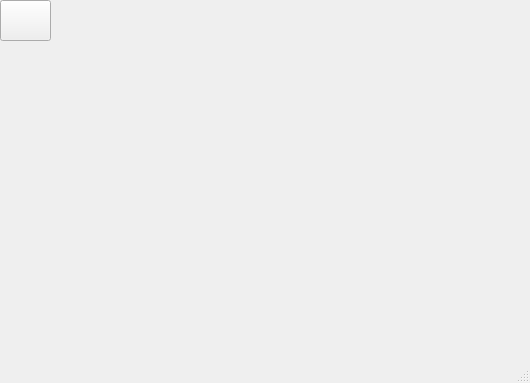
<?xml version="1.0" encoding="UTF-8"?>
<ui version="4.0">
 <class>Display</class>
 <widget class="QMainWindow" name="Display">
  <property name="geometry">
   <rect>
    <x>0</x>
    <y>0</y>
    <width>530</width>
    <height>383</height>
   </rect>
  </property>
  <property name="windowTitle">
   <string>MainWindow</string>
  </property>
  <property name="styleSheet">
   <string notr="true">
QMainWindow{background-image: url(C:/Users/12234/Documents/01/0.jpg);}


</string>
  </property>
  <widget class="QWidget" name="centralwidget">
   <widget class="QPushButton" name="pushButton">
    <property name="geometry">
     <rect>
      <x>50</x>
      <y>90</y>
      <width>171</width>
      <height>81</height>
     </rect>
    </property>
    <property name="styleSheet">
     <string notr="true">QPushButton{border-style:hidden;border-image: url(C:/Users/12234/Desktop/2.1.jpg);}

</string>
    </property>
    <property name="text">
     <string/>
    </property>
   </widget>
   <widget class="QPushButton" name="pushButton_2">
    <property name="geometry">
     <rect>
      <x>290</x>
      <y>90</y>
      <width>171</width>
      <height>81</height>
     </rect>
    </property>
    <property name="styleSheet">
     <string notr="true">QPushButton{border-style:hidden;border-image: url(C:/Users/12234/Desktop/2.2.jpg);}

</string>
    </property>
    <property name="text">
     <string/>
    </property>
   </widget>
   <widget class="QPushButton" name="pushButton_3">
    <property name="geometry">
     <rect>
      <x>50</x>
      <y>200</y>
      <width>171</width>
      <height>81</height>
     </rect>
    </property>
    <property name="styleSheet">
     <string notr="true">QPushButton{border-style:hidden;border-image: url(C:/Users/12234/Desktop/2.3.jpg);}

</string>
    </property>
    <property name="text">
     <string/>
    </property>
   </widget>
   <widget class="QPushButton" name="pushButton_4">
    <property name="geometry">
     <rect>
      <x>290</x>
      <y>200</y>
      <width>181</width>
      <height>81</height>
     </rect>
    </property>
    <property name="styleSheet">
     <string notr="true">QPushButton{border-style:hidden;border-image: url(C:/Users/12234/Desktop/2.4.jpg);}

</string>
    </property>
    <property name="text">
     <string/>
    </property>
   </widget>
   <widget class="QPushButton" name="pushButton_5">
    <property name="geometry">
     <rect>
      <x>0</x>
      <y>0</y>
      <width>51</width>
      <height>41</height>
     </rect>
    </property>
    <property name="styleSheet">
     <string notr="true">QPushButton{
background-image: url(C:/Users/12234/Documents/01/0.jpg);
border-image: url(:/image/01/pic/10.png);


 background-color: qlineargradient(x1:0, y1:0, x2:1, y2:1,
stop:0 #91c46c,stop:1#91c46c);
 
}
QPushButton:pressed {
background-color: #287d7d;
}

</string>
    </property>
    <property name="text">
     <string/>
    </property>
   </widget>
  </widget>
  <widget class="QMenuBar" name="menubar">
   <property name="geometry">
    <rect>
     <x>0</x>
     <y>0</y>
     <width>530</width>
     <height>23</height>
    </rect>
   </property>
  </widget>
  <widget class="QStatusBar" name="statusbar"/>
 </widget>
 <resources/>
 <connections/>
</ui>
